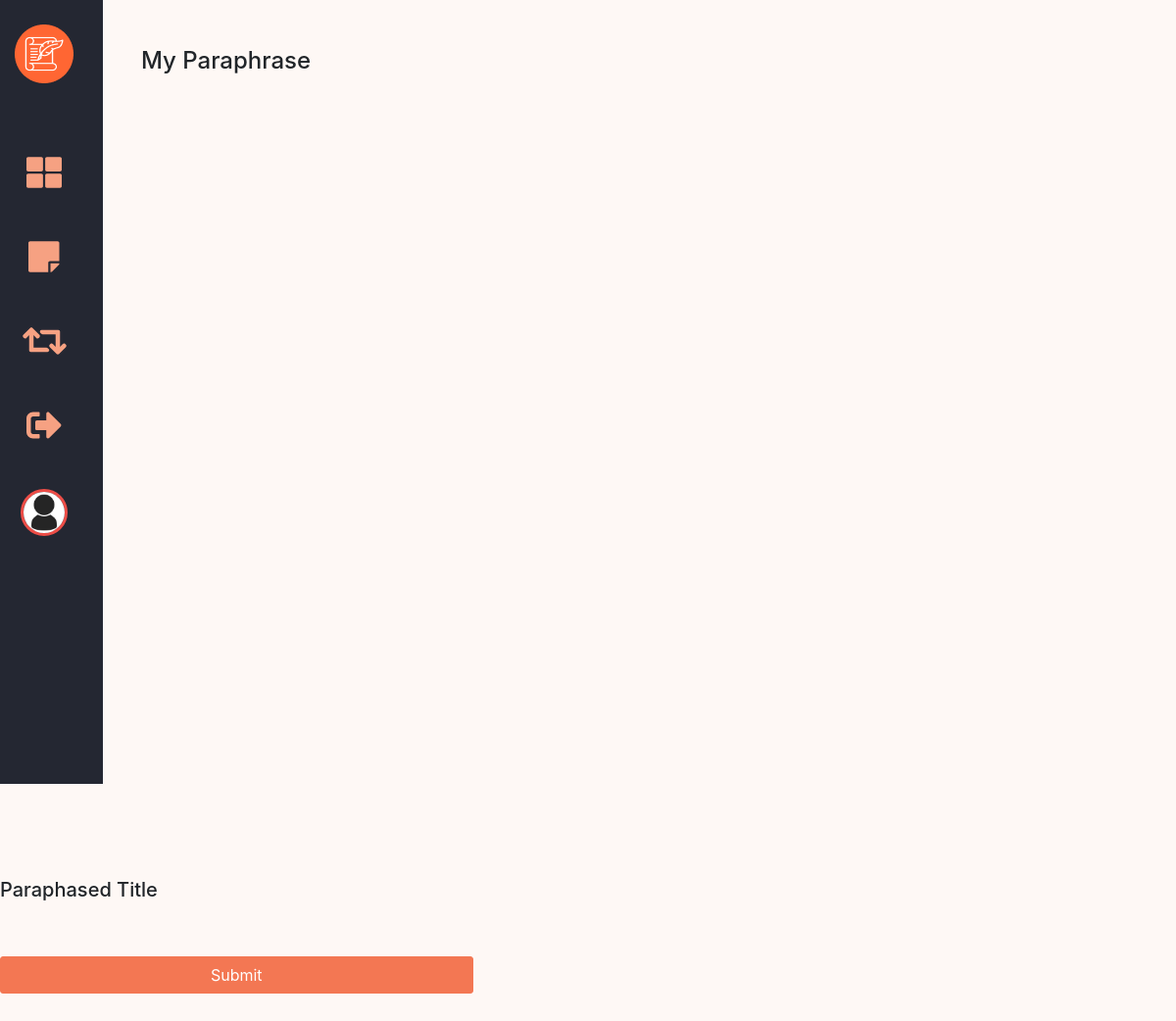
/paraphrase/ (signed in), run on an earlier commit of the app's database.
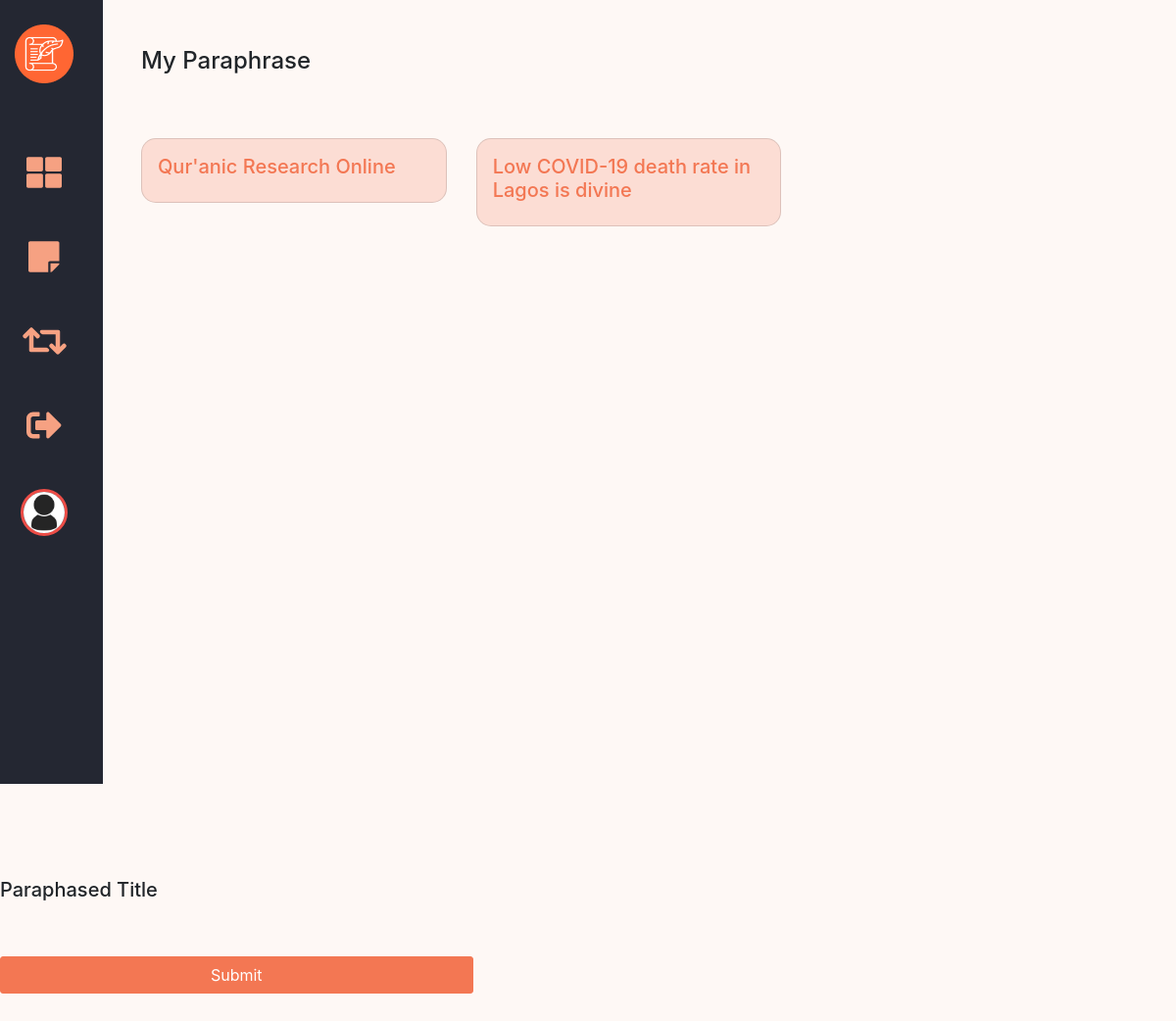
And on a later commit of the database.
### instant_generator/models.py (models this page shows, shortened)
class Paraphrase(models.Model):
    user = models.ForeignKey(get_user_model(), on_delete=models.CASCADE)
    Title = models.CharField(max_length=255)
    Article = models.TextField()
    created_on = models.DateTimeField(auto_now_add=True)
    last_modified = models.DateTimeField(auto_now=True)

### instant_generator/views.py (the view)
# urls.py: path('paraphrase/', views.paraphrase, name='paraphrase'),
@login_required
def paraphrase(request):
    my_paraphrase = Paraphrase.objects.filter(user=request.user).order_by('-created_on')
    context = {
        "my_paraphrase": my_paraphrase,
    }
    return render(request, 'instant_generator/paraphrase.html', context)

### instant_generator/templates/instant_generator/paraphrase.html (shortened to what this page needs)
{% extends "base.html" %}
{% load static %}
{% load crispy_forms_tags %}
{% block content %}
<div class="row" >
    <div class="col sticky-top side-nav d-none d-lg-block">
        <a href="/">
          <img src="{% static '/img/alt-logo.png' %}" alt="logo" class="img-responsive">
        </a>
        {% block icon-bar %} {% include 'icon-bar.html' %} {% endblock icon-bar %}
    </div>
    <div class="col-10 mt-5 ml-4">
        <h4> My Paraphrase </h4>
            <div class="row mt-5">
                {% for  paraphrase in  my_paraphrase %}
                    <div class="col-lg-4 col-md-4 col-sm-12 col-xs-12 mt-3">
                        <div class="my_adcopies card p-3 clearfix">
                            <a href="{% url 'paraphrase_preview' paraphrase.pk%}">
                                <h5>{{ paraphrase.Title}}</h5>
                            </a>
                        </div>
                    </div>
                {% endfor %}
            </div>
    </div>
    <div class="col-5 mt-5 ">
        <h5 class="pt-5">Paraphased Title</h5>
        <div class="pt-5 pb-5">
            <button type="submit" class="xbtn-primary btn btn-primary btn-block" id="signup">Submit</button>
        </div>
    </div>
</div>
{% endblock %}

What changed in the data, as far as the page shows it:
added Paraphrase: Title "Qur'anic Research Online"
added Paraphrase: Title "Low COVID-19 death rate in Lagos is divine"
